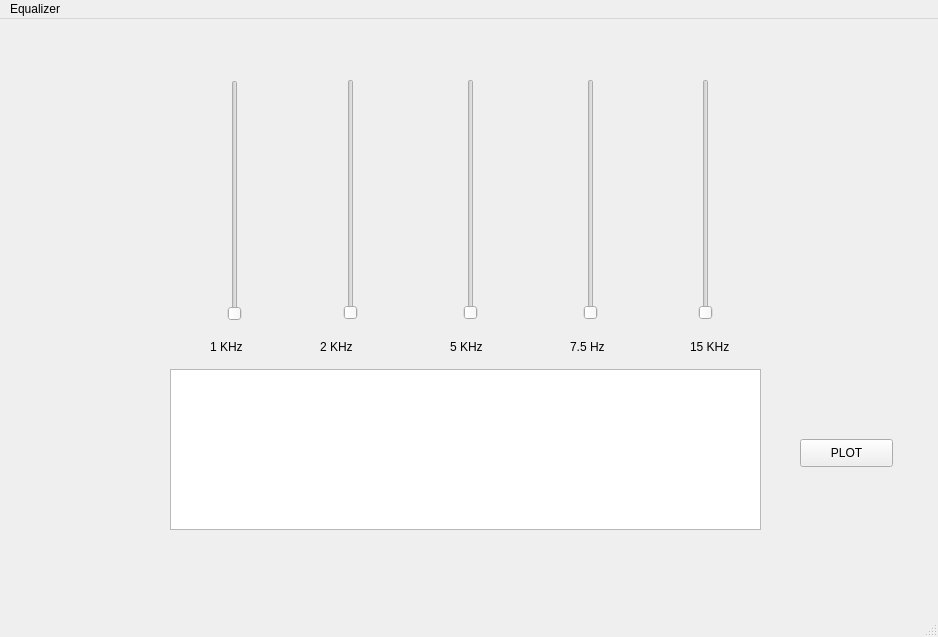
<?xml version="1.0" encoding="UTF-8"?>
<ui version="4.0">
 <class>MainWindow</class>
 <widget class="QMainWindow" name="MainWindow">
  <property name="geometry">
   <rect>
    <x>0</x>
    <y>0</y>
    <width>938</width>
    <height>637</height>
   </rect>
  </property>
  <property name="windowTitle">
   <string>MainWindow</string>
  </property>
  <widget class="QWidget" name="centralwidget">
   <widget class="QSlider" name="verticalSlider">
    <property name="geometry">
     <rect>
      <x>204</x>
      <y>61</y>
      <width>61</width>
      <height>241</height>
     </rect>
    </property>
    <property name="orientation">
     <enum>Qt::Vertical</enum>
    </property>
   </widget>
   <widget class="QSlider" name="verticalSlider_2">
    <property name="geometry">
     <rect>
      <x>320</x>
      <y>60</y>
      <width>61</width>
      <height>241</height>
     </rect>
    </property>
    <property name="orientation">
     <enum>Qt::Vertical</enum>
    </property>
   </widget>
   <widget class="QSlider" name="verticalSlider_3">
    <property name="geometry">
     <rect>
      <x>440</x>
      <y>60</y>
      <width>61</width>
      <height>241</height>
     </rect>
    </property>
    <property name="orientation">
     <enum>Qt::Vertical</enum>
    </property>
   </widget>
   <widget class="QSlider" name="verticalSlider_4">
    <property name="geometry">
     <rect>
      <x>560</x>
      <y>60</y>
      <width>61</width>
      <height>241</height>
     </rect>
    </property>
    <property name="orientation">
     <enum>Qt::Vertical</enum>
    </property>
   </widget>
   <widget class="QSlider" name="verticalSlider_5">
    <property name="geometry">
     <rect>
      <x>670</x>
      <y>60</y>
      <width>71</width>
      <height>241</height>
     </rect>
    </property>
    <property name="orientation">
     <enum>Qt::Vertical</enum>
    </property>
   </widget>
   <widget class="QLabel" name="Hz100">
    <property name="geometry">
     <rect>
      <x>210</x>
      <y>320</y>
      <width>61</width>
      <height>16</height>
     </rect>
    </property>
    <property name="text">
     <string>1 KHz</string>
    </property>
   </widget>
   <widget class="QLabel" name="Hz7500">
    <property name="geometry">
     <rect>
      <x>570</x>
      <y>320</y>
      <width>55</width>
      <height>16</height>
     </rect>
    </property>
    <property name="text">
     <string>7.5 Hz</string>
    </property>
   </widget>
   <widget class="QLabel" name="Hz2000">
    <property name="geometry">
     <rect>
      <x>320</x>
      <y>320</y>
      <width>55</width>
      <height>16</height>
     </rect>
    </property>
    <property name="text">
     <string>2 KHz</string>
    </property>
   </widget>
   <widget class="QLabel" name="Hz5000">
    <property name="geometry">
     <rect>
      <x>450</x>
      <y>320</y>
      <width>55</width>
      <height>16</height>
     </rect>
    </property>
    <property name="text">
     <string>5 KHz</string>
    </property>
   </widget>
   <widget class="QLabel" name="Hz15000">
    <property name="geometry">
     <rect>
      <x>690</x>
      <y>320</y>
      <width>55</width>
      <height>16</height>
     </rect>
    </property>
    <property name="text">
     <string>15 KHz</string>
    </property>
   </widget>
   <widget class="QGraphicsView" name="Grid">
    <property name="geometry">
     <rect>
      <x>170</x>
      <y>350</y>
      <width>591</width>
      <height>161</height>
     </rect>
    </property>
   </widget>
   <widget class="QPushButton" name="Plot">
    <property name="geometry">
     <rect>
      <x>800</x>
      <y>420</y>
      <width>93</width>
      <height>28</height>
     </rect>
    </property>
    <property name="text">
     <string>PLOT</string>
    </property>
   </widget>
  </widget>
  <widget class="QMenuBar" name="menubar">
   <property name="geometry">
    <rect>
     <x>0</x>
     <y>0</y>
     <width>938</width>
     <height>26</height>
    </rect>
   </property>
   <widget class="QMenu" name="menuEqualizer">
    <property name="title">
     <string>Equalizer</string>
    </property>
   </widget>
   <addaction name="menuEqualizer"/>
  </widget>
  <widget class="QStatusBar" name="statusbar"/>
 </widget>
 <resources/>
 <connections/>
</ui>
